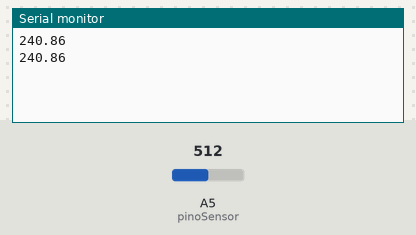
A sketch run on a simulated Arduino Uno, built with avr-gcc and run on an emulated ATmega328P. Shown: the last lines printed to the serial monitor. The inputs (shaded band) are chosen by the test bench; at power-on: A5 (pinoSensor) = 512.

Above: at 1.8 s.
1.9 s: A5 (pinoSensor) set to 716
At 2.8 s:
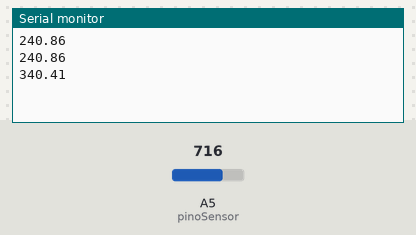
3.4 s: A5 (pinoSensor) set to 900
At 4.6 s:
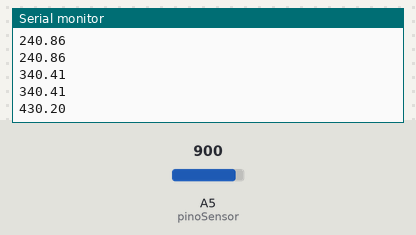
Timing chart, 0 to 6.4 s (numbered marks = the images above; inputs shaded):
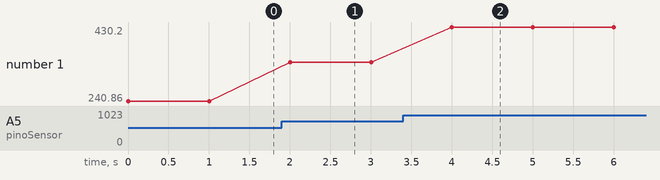

Measured:
- after the input at 1.9 s, the serial monitor: prints a new line after 0.10 s (image 1)
- after the input at 3.4 s, the serial monitor: prints a new line after 0.60 s (image 2)
- plotted number 1: 240.86 → 340.41 after the input at 1.9 s, 340.41 → 430.2 after the input at 3.4 s

The sketch:

lm35.ino
```cpp
int pinoSensor = 5; // Saída do sensor na A5
int valorLido; //Variável auxiliar
float temperatura = 0; //Variável que armazenará a temperatura lida
int linha = 0; //Variável que se refere as linhas

  void setup() { // Função que será executada
    Serial.begin(9600); //Inicia a comunicação serial a 9600 bauds
    }

  void loop(){ //Função que será executada continuamente
    valorLido = analogRead(pinoSensor); //Leitura analógica da porta A5
    temperatura = (valorLido * 0.00488); // 5 volts / 1023 = 0,0048 precisão de A/D
    temperatura = temperatura * 100 - 9; // converte milivolts para celcius - cada 10mV == 1 grau C
    linha++; // Incrementa linha para que a leitura pule linha
    Serial.println(temperatura);

    if(linha > 100)
    {
      linha = 0;
      }
      delay(1000);
     }
```
